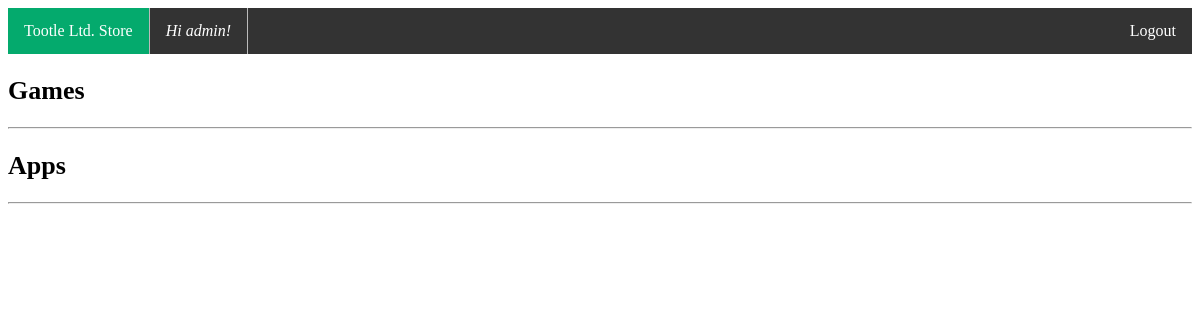
The app's page /test/ (signed in), older data.
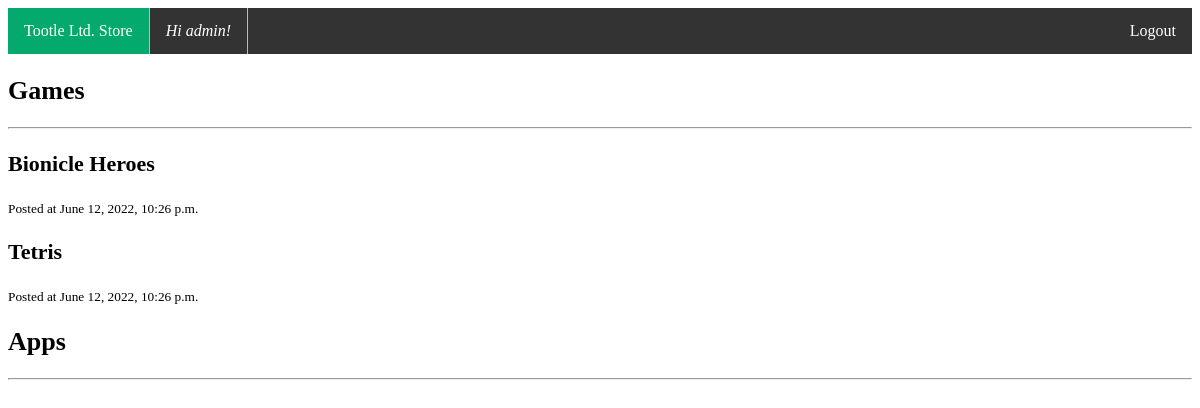
The same page, newer data.
### news/models.py (models this page shows, shortened)
class Game(models.Model):
    id = models.AutoField(primary_key=True)
    title = models.CharField(max_length=255)
    body = models.TextField()
    date_added = models.DateTimeField(auto_now_add=True)
    class Meta:
        ordering = ['-date_added']

### news/views.py (the view)
# urls.py: path('test/', test, name='test'),
def test(request):
    game = Game.objects.all()
    return render(request, 'home.html', {'games': game})

### news/templates/home.html (shortened to what this page needs)
{% extends 'base.html' %}
{% block content %}
    <h2 style="font-size: 26px"> Games
    </h2>
    <hr/>
    {% for game in games %}
        <div class='post block'>
            <h3 style="font-size: 22px">{{ game.title }} </h3>
            <small>Posted at {{ game.date_added }}</small>
        </div>
    {% endfor %}
    {% if user.is_authenticated %}
    <h2 style="font-size: 26px"> Apps
    </h2>
    <hr/>
    {% else %}
    <hr/>
    Login in order to view available Apps
    {% endif %}
{% endblock %}

Row changes from the older to the newer data that the page shows:
added Game: title "Bionicle Heroes", date_added "June 12, 2022, 10:26 p.m."
added Game: title "Tetris", date_added "June 12, 2022, 10:26 p.m."
